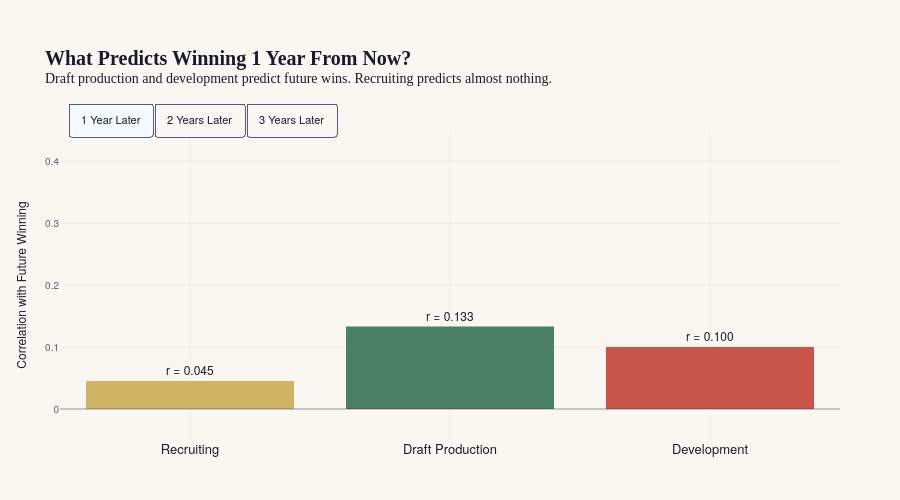

Here is the notebook cell this chart was saved with:
### Markdown cell above
## Interactive 3

Lag correlation chart

### Code cell
from theme import register_plotly_theme, NAVY, RED, GOLD, GREEN, TEXT_PRIMARY, TEXT_SECONDARY, BACKGROUND

register_plotly_theme()

# recompute lag correlations
results = []

for team, group in complete.groupby("team"):
    group = group.sort_values("year").reset_index(drop=True)
    if len(group) < 7:
        continue
    for lag in [1, 2, 3]:
        results.append({
            "team": team,
            "lag": lag,
            "rec_leads_win":   group["rec_points"].corr(group["win_pct"].shift(-lag)),
            "draft_leads_win": group["draft_score_total"].corr(group["win_pct"].shift(-lag)),
            "dev_leads_win":   group["development_residual"].corr(group["win_pct"].shift(-lag)),
        })

lag_df = pd.DataFrame(results)

avg_lags = (lag_df.groupby("lag")
            [["rec_leads_win", "draft_leads_win", "dev_leads_win"]]
            .mean().round(3).reset_index())

labels = ["Recruiting", "Draft Production", "Development"]
cols = ["rec_leads_win", "draft_leads_win", "dev_leads_win"]
colors = [GOLD, GREEN, RED]

fig = go.Figure()

for lag in [1, 2, 3]:
    lag_data = avg_lags[avg_lags["lag"] == lag].iloc[0]
    values = [lag_data[col] for col in cols]

    fig.add_trace(go.Bar(
        x=labels,
        y=values,
        name=f"Lag {lag}",
        visible=(lag == 1),
        marker=dict(color=colors, opacity=0.85),
        text=[f"r = {v:.3f}" for v in values],
        textposition="outside",
        textfont=dict(size=12, color=TEXT_PRIMARY),
        hovertemplate=(
            "<b>%{x}</b><br>"
            f"Correlation {lag} year(s) later: %{{y:.3f}}<br>"
            "<extra></extra>"
        )
    ))

fig.add_hline(y=0, line_color=TEXT_PRIMARY,
              line_width=0.8, opacity=0.5)

lag_buttons = []
for i, lag in enumerate([1, 2, 3]):
    visible = [j == i for j in range(3)]
    lag_buttons.append(dict(
        label=f"{lag} Year{'s' if lag > 1 else ''} Later",
        method="update",
        args=[
            {"visible": visible},
            {"title.text": (
                f"<b>What Predicts Winning {lag} Year{'s' if lag > 1 else ''} From Now?</b><br>"
                f"<sup>Draft production and development predict future wins. "
                f"Recruiting predicts almost nothing {lag} year(s) out.</sup>"
            )}
        ]
    ))

fig.update_layout(
    title=dict(
        text="<b>What Predicts Winning 1 Year From Now?</b><br>"
             "<sup>Draft production and development predict future wins. Recruiting predicts almost nothing.</sup>",
        x=0.05,
        xanchor="left"
    ),
    xaxis=dict(
        tickfont=dict(size=13, color=TEXT_PRIMARY),
    ),
    yaxis=dict(
        title="Correlation with Future Winning",
        range=[-0.05, 0.45],
        zeroline=False,
    ),
    updatemenus=[dict(
        type="buttons",
        direction="left",
        buttons=lag_buttons,
        pad={"r": 10, "t": 10},
        showactive=True,
        x=0.01,
        xanchor="left",
        y=1.12,
        yanchor="top",
        bgcolor=BACKGROUND,
        bordercolor=TEXT_SECONDARY,
        font=dict(size=11, color=TEXT_PRIMARY)
    )],
    annotations=[
        dict(
            text="",
            x=0.01, y=1.17,
            xref="paper", yref="paper",
            showarrow=False,
            font=dict(size=11, color=TEXT_PRIMARY)
        )
    ],
    showlegend=False,
    height=500,
    width=900,
    margin=dict(t=130, r=60, b=60, l=60),
    paper_bgcolor=BACKGROUND,
    plot_bgcolor=BACKGROUND,
)

fig.show()
fig.write_html("assets/lag_interactive.html")

### Figure 1 — Plotly figure (JSON) as saved in the notebook; plotly's stock layout.template omitted (floating-point values rounded to 4 significant figures)
{"data": [{"hovertemplate": "<b>%{x}</b><br>Correlation 1 year(s) later: %{y:.3f}<br><extra></extra>", "marker": {"color": ["#C9A84C", "#2D6A4F", "#C0392B"], "opacity": 0.85}, "name": "Lag 1", "text": ["r = 0.045", "r = 0.133", "r = 0.100"], "textfont": {"color": "#1A1A2E", "size": 12}, "textposition": "outside", "type": "bar", "visible": true, "x": ["Recruiting", "Draft Production", "Development"], "y": [0.045, 0.133, 0.1]}, {"hovertemplate": "<b>%{x}</b><br>Correlation 2 year(s) later: %{y:.3f}<br><extra></extra>", "marker": {"color": ["#C9A84C", "#2D6A4F", "#C0392B"], "opacity": 0.85}, "name": "Lag 2", "text": ["r = 0.042", "r = 0.332", "r = 0.265"], "textfont": {"color": "#1A1A2E", "size": 12}, "textposition": "outside", "type": "bar", "visible": false, "x": ["Recruiting", "Draft Production", "Development"], "y": [0.042, 0.332, 0.265]}, {"hovertemplate": "<b>%{x}</b><br>Correlation 3 year(s) later: %{y:.3f}<br><extra></extra>", "marker": {"color": ["#C9A84C", "#2D6A4F", "#C0392B"], "opacity": 0.85}, "name": "Lag 3", "text": ["r = -0.007", "r = 0.335", "r = 0.280"], "textfont": {"color": "#1A1A2E", "size": 12}, "textposition": "outside", "type": "bar", "visible": false, "x": ["Recruiting", "Draft Production", "Development"], "y": [-0.007, 0.335, 0.28]}], "layout": {"annotations": [{"font": {"color": "#1A1A2E", "size": 11}, "showarrow": false, "text": "", "x": 0.01, "xref": "paper", "y": 1.17, "yref": "paper"}], "height": 500, "margin": {"b": 60, "l": 60, "r": 60, "t": 130}, "paper_bgcolor": "#FAF7F2", "plot_bgcolor": "#FAF7F2", "shapes": [{"line": {"color": "#1A1A2E", "width": 0.8}, "opacity": 0.5, "type": "line", "x0": 0, "x1": 1, "xref": "x domain", "y0": 0, "y1": 0, "yref": "y"}], "showlegend": false, "title": {"text": "<b>What Predicts Winning 1 Year From Now?</b><br><sup>Draft production and development predict future wins. Recruiting predicts almost nothing.</sup>", "x": 0.05, "xanchor": "left"}, "updatemenus": [{"bgcolor": "#FAF7F2", "bordercolor": "#5A5A72", "buttons": [{"args": [{"visible": [true, false, false]}, {"title.text": "<b>What Predicts Winning 1 Year From Now?</b><br><sup>Draft production and development predict future wins. Recruiting predicts almost nothing 1 year(s) out.</sup>"}], "label": "1 Year Later", "method": "update"}, {"args": [{"visible": [false, true, false]}, {"title.text": "<b>What Predicts Winning 2 Years From Now?</b><br><sup>Draft production and development predict future wins. Recruiting predicts almost nothing 2 year(s) out.</sup>"}], "label": "2 Years Later", "method": "update"}, {"args": [{"visible": [false, false, true]}, {"title.text": "<b>What Predicts Winning 3 Years From Now?</b><br><sup>Draft production and development predict future wins. Recruiting predicts almost nothing 3 year(s) out.</sup>"}], "label": "3 Years Later", "method": "update"}], "direction": "left", "font": {"color": "#1A1A2E", "size": 11}, "pad": {"r": 10, "t": 10}, "showactive": true, "type": "buttons", "x": 0.01, "xanchor": "left", "y": 1.12, "yanchor": "top"}], "width": 900, "xaxis": {"tickfont": {"color": "#1A1A2E", "size": 13}}, "yaxis": {"range": [-0.05, 0.45], "title": {"text": "Correlation with Future Winning"}, "zeroline": false}}}
